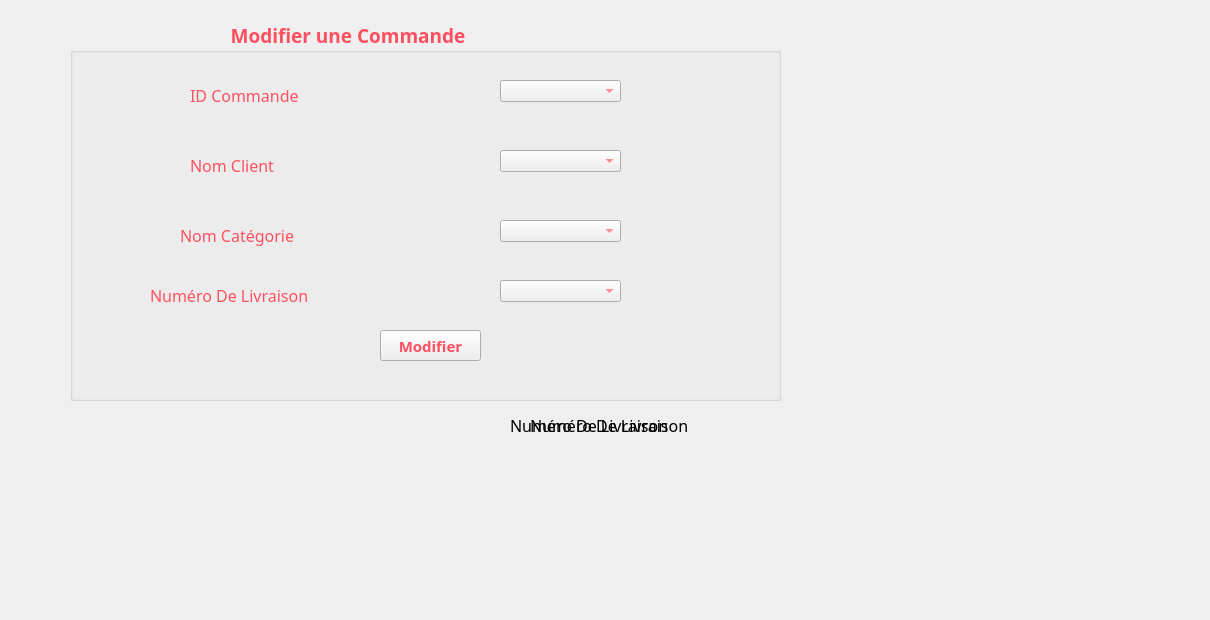
     <widget class="QWidget" name="tab_10">
      <attribute name="title">
       <string>Modifier</string>
      </attribute>
      <widget class="QGroupBox" name="groupBox_5">
       <property name="geometry">
        <rect>
         <x>70</x>
         <y>20</y>
         <width>711</width>
         <height>381</height>
        </rect>
       </property>
       <property name="font">
        <font>
         <family>Lucida Calligraphy</family>
         <pointsize>14</pointsize>
         <weight>75</weight>
         <bold>true</bold>
        </font>
       </property>
       <property name="styleSheet">
        <string notr="true">color: rgb(255, 80, 97);
</string>
       </property>
       <property name="title">
        <string>                                Modifier une Commande</string>
       </property>
       <widget class="QLabel" name="label_41">
        <property name="geometry">
         <rect>
          <x>120</x>
          <y>130</y>
          <width>171</width>
          <height>31</height>
         </rect>
        </property>
        <property name="font">
         <font>
          <family>Lucida Calligraphy</family>
          <pointsize>12</pointsize>
         </font>
        </property>
        <property name="text">
         <string>Nom Client</string>
        </property>
       </widget>
       <widget class="QLabel" name="label_47">
        <property name="geometry">
         <rect>
          <x>120</x>
          <y>60</y>
          <width>171</width>
          <height>31</height>
         </rect>
        </property>
        <property name="font">
         <font>
          <family>Lucida Calligraphy</family>
          <pointsize>12</pointsize>
         </font>
        </property>
        <property name="text">
         <string>ID Commande</string>
        </property>
       </widget>
       <widget class="QLabel" name="label_48">
        <property name="geometry">
         <rect>
          <x>110</x>
          <y>200</y>
          <width>171</width>
          <height>31</height>
         </rect>
        </property>
        <property name="font">
         <font>
          <family>Lucida Calligraphy</family>
          <pointsize>12</pointsize>
         </font>
        </property>
        <property name="text">
         <string>Nom Catégorie</string>
        </property>
       </widget>
       <widget class="QPushButton" name="pushButton_7">
        <property name="geometry">
         <rect>
          <x>310</x>
          <y>310</y>
          <width>101</width>
          <height>31</height>
         </rect>
        </property>
        <property name="font">
         <font>
          <family>Lucida Calligraphy</family>
          <pointsize>11</pointsize>
          <weight>75</weight>
          <bold>true</bold>
         </font>
        </property>
        <property name="styleSheet">
         <string notr="true">color: rgb(255, 80, 97);
background-image:rgb(255, 170, 255)</string>
        </property>
        <property name="text">
         <string>Modifier</string>
        </property>
       </widget>
       <widget class="QLabel" name="label_49">
        <property name="geometry">
         <rect>
          <x>80</x>
          <y>260</y>
          <width>171</width>
          <height>31</height>
         </rect>
        </property>
        <property name="font">
         <font>
          <family>Lucida Calligraphy</family>
          <pointsize>12</pointsize>
         </font>
        </property>
        <property name="text">
         <string>Numéro De Livraison</string>
        </property>
       </widget>
       <widget class="QComboBox" name="comboLiv_2">
        <property name="geometry">
         <rect>
          <x>430</x>
          <y>260</y>
          <width>121</width>
          <height>22</height>
         </rect>
        </property>
       </widget>
       <widget class="QComboBox" name="comboClient_2">
        <property name="geometry">
         <rect>
          <x>430</x>
          <y>130</y>
          <width>121</width>
          <height>22</height>
         </rect>
        </property>
       </widget>
       <widget class="QComboBox" name="comboCommande">
        <property name="geometry">
         <rect>
          <x>430</x>
          <y>60</y>
          <width>121</width>
          <height>22</height>
         </rect>
        </property>
       </widget>
       <widget class="QComboBox" name="comboCat2">
        <property name="geometry">
         <rect>
          <x>430</x>
          <y>200</y>
          <width>121</width>
          <height>22</height>
         </rect>
        </property>
       </widget>
      </widget>
      <widget class="QLabel" name="label_38">
       <property name="geometry">
        <rect>
         <x>530</x>
         <y>410</y>
         <width>201</width>
         <height>31</height>
        </rect>
       </property>
       <property name="font">
        <font>
         <family>Lucida Calligraphy</family>
         <pointsize>12</pointsize>
        </font>
       </property>
       <property name="text">
        <string>Numéro De Livraison</string>
       </property>
      </widget>
      <widget class="QLabel" name="label_39">
       <property name="geometry">
        <rect>
         <x>510</x>
         <y>410</y>
         <width>201</width>
         <height>31</height>
        </rect>
       </property>
       <property name="font">
        <font>
         <family>Lucida Calligraphy</family>
         <pointsize>12</pointsize>
        </font>
       </property>
       <property name="text">
        <string>Numéro De Livraison</string>
       </property>
      </widget>
      <widget class="QLabel" name="label_16">
       <property name="geometry">
        <rect>
         <x>-80</x>
         <y>-80</y>
         <width>1201</width>
         <height>611</height>
        </rect>
       </property>
       <property name="styleSheet">
        <string notr="true">background-image:url(:/Alinka-Shemeluyk_Sweets_YkxmSWdYdw.jpg)</string>
       </property>
       <property name="text">
        <string/>
       </property>
      </widget>
      <widget class="QLabel" name="label_32">
       <property name="geometry">
        <rect>
         <x>10</x>
         <y>0</y>
         <width>931</width>
         <height>511</height>
        </rect>
       </property>
       <property name="text">
        <string/>
       </property>
       <property name="pixmap">
        <pixmap>../../Pictures/i/Alinka-Shemeluyk_Sweets_YkxmSWdYdw.jpg</pixmap>
       </property>
      </widget>
      <zorder>label_32</zorder>
      <zorder>label_16</zorder>
      <zorder>label_38</zorder>
      <zorder>label_39</zorder>
      <zorder>groupBox_5</zorder>
     </widget>
